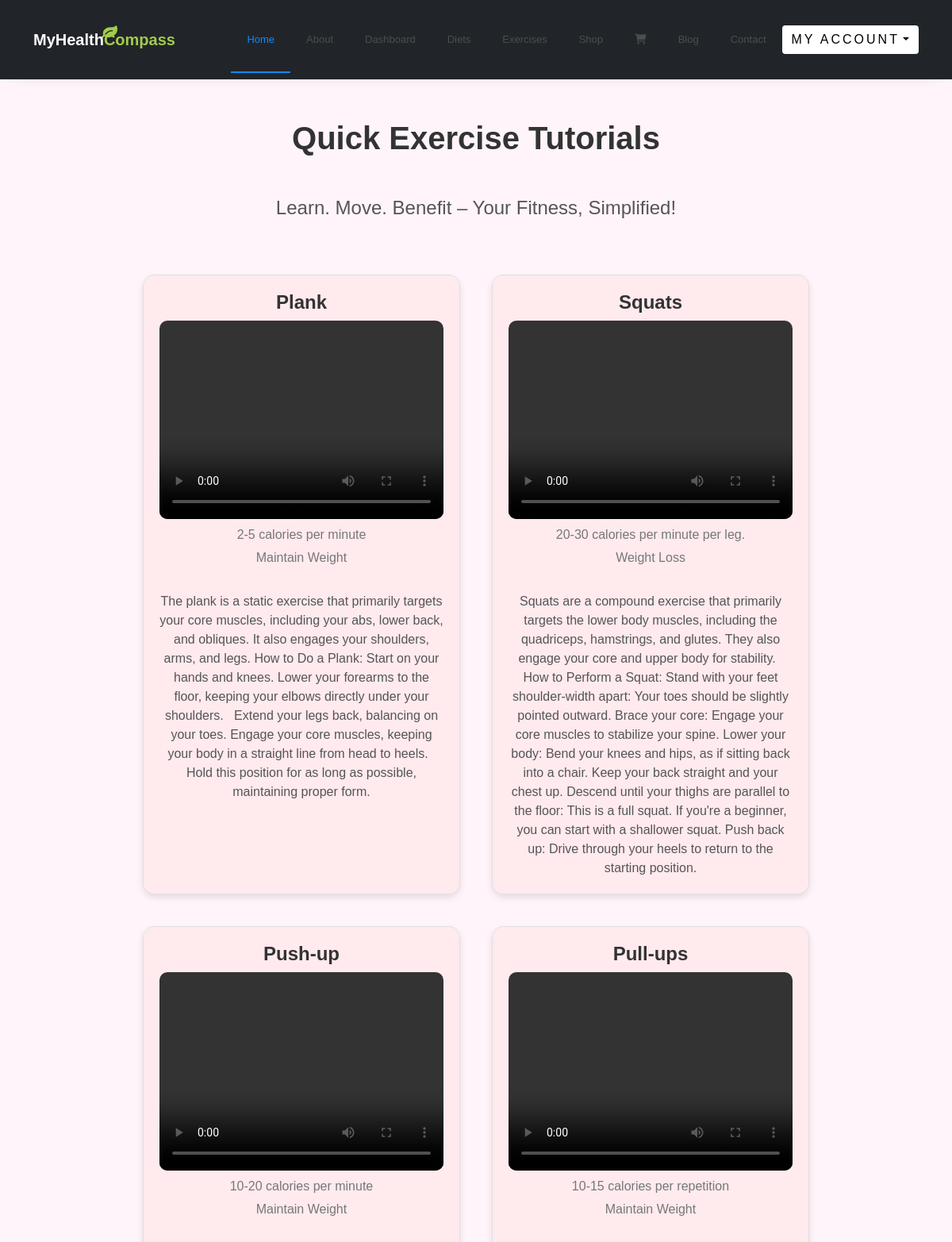
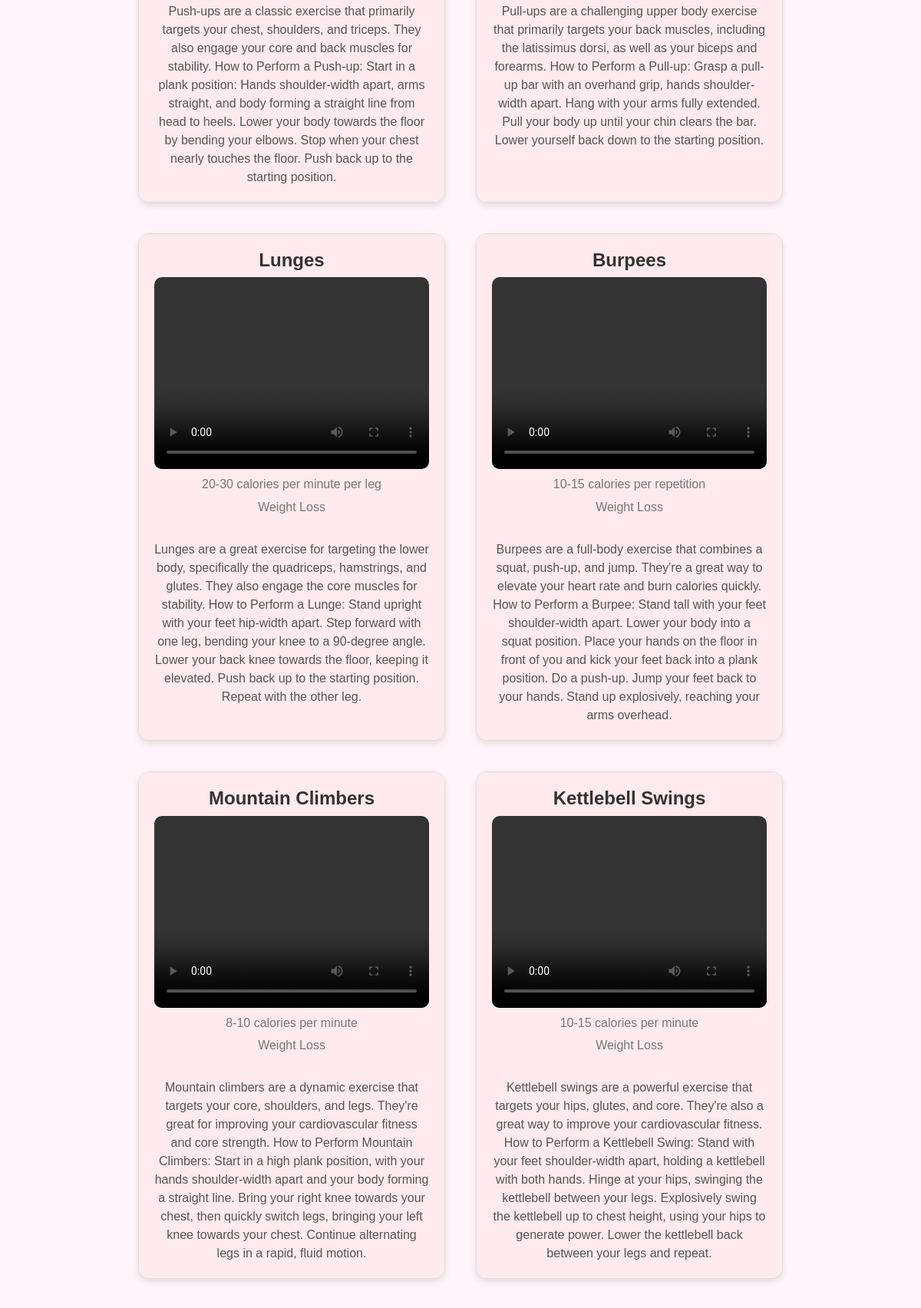
The page /WebApp/ExerciseTutorials/ (upper part) on the database its author committed (2 pictures, top to bottom).
### HealthApp/models.py (models this page shows)
class videoDb(models.Model):
  Objective1=models.CharField(max_length=100, null=True, blank=True)
  caption=models.CharField(max_length=100,null=True,blank=True)
  video=models.FileField(upload_to="video/%y")
  calorie=models.CharField(max_length=100,null=True,blank=True)
  EDescription = models.TextField(max_length=200, null=True, blank=True)

### WebApp/views.py (the view)
# urls.py: path('ExerciseTutorials/',views.ExerciseTutorials,name='ExerciseTutorials'),
def ExerciseTutorials(re):
    Tutorial=videoDb.objects.all()
    return render(re,'ExerciseTutorials.html',{'Tutorial':Tutorial})

### WebApp/templates/ExerciseTutorials.html (shortened to what this page needs)
<!DOCTYPE html>
{% extends 'Home.html' %}
{% load static %}
{% block content %}
<html lang="en">
<head>
    <link href="https://cdn.jsdelivr.net/npm/bootstrap@5.1.0/dist/css/bootstrap.min.css" rel="stylesheet">
</head>
<body>
    <nav class="navbar navbar-expand-lg navbar-dark ftco_navbar bg-dark ftco-navbar-light" id="ftco-navbar">
		<div class="container">
			<a class="navbar-brand" href="{% url 'Home' %}">MyHealth<span>Compass<i class="fa fa-leaf"></i></span></a>
			<div class="collapse navbar-collapse" id="ftco-nav">
				<ul class="navbar-nav ml-auto">
					<li class="nav-item active"><a href="{% url 'Home' %}" class="nav-link">Home</a></li>
					<li class="nav-item"><a href="{%url 'About' %}" class="nav-link">About</a></li>
					<li class="nav-item"><a href="{% url 'Dashboard' %}" class="nav-link">Dashboard</a></li>
					<li class="nav-item"><a href="{% url 'DietIntro' %}" class="nav-link">Diets</a></li>
					<li class="nav-item"><a href="{% url 'IntroExercise' %}" class="nav-link">Exercises</a></li>
					<li class="nav-item"><a href="{% url 'ShopCategory' %}" class="nav-link">Shop</a></li>
					<li class="nav-item">
						<a href="{% url 'CartPage' %}" class="nav-link">
							<i class="fa-solid fa-cart-shopping"></i>
						</a>
					</li>
					<li class="nav-item"><a href="{% url 'Blog' %}" class="nav-link">Blog</a></li>
					<li class="nav-item"><a href="{% url 'Contact' %}" class="nav-link">Contact</a></li>
				</ul>
			</div>
			{% if request.session.name %}
			<div class="dropdown">
				<button class="btn btn-secondary dropdown-toggle" type="button" data-bs-toggle="dropdown"
					aria-expanded="false"
					style="background-color:#FFFFFF;color:#000000;outline: none; border: none;">Welcome
					{{request.session.name}}</button>
				<ul class="dropdown-menu">
					<li><a class="dropdown-item" href="{% url 'UserLogout' %}">Logout</a></li>
				</ul>
			</div>
			{% else %}
			<div class="dropdown">
				<button class="btn btn-secondary dropdown-toggle" type="button" data-bs-toggle="dropdown"
					aria-expanded="false" style="background-color:#FFFFFF;color:#000000;outline: none; border: none;">My
					Account</button>
			</div>
			{% endif %}
		</div>
	</nav>
    <h2>Quick Exercise Tutorials</h2>
    <h4>Learn. Move. Benefit – Your Fitness, Simplified!</h4>
    <div class="card-container">
        {% for i in Tutorial %}
        <div class="card" >
            <div class="card-body" >
                <h5>{{ i.caption }}</h5>
                <video class="embed-responsive embed-responsive-16by9" controls>
                    <source src="{{ i.video.url }}" type="video/mp4">
                </video>
                <h6>{{ i.calorie }}</h6>
                <h6>{{ i.Objective1 }}</h6><br>
                <p class="card-text">{{ i.EDescription }}</p>
            </div>
        </div>
        {% endfor %}
    </div>
</body>
</html>
{% endblock %}

### WebApp/templates/ExerciseTutorials.html (style rules this page uses)
body { background-color: #fff4fa; font-family: Arial, sans-serif; }
.navbar { background-color: #343a40; }
h2, h4 { text-align: center; margin-top: 50px; color: #333; }
h2 { font-size: 2.5rem; font-weight: bold; }
h4 { font-size: 1.5rem; font-weight: normal; color: #555; }
.card-container { display: flex; flex-wrap: wrap; justify-content: center; margin-top: 50px; }
.card { width: 100%; max-width: 400px; margin: 20px; border-radius: 15px; overflow: hidden; box-shadow: 0 4px 8px rgba(0, 0, 0, 0.1); transition: transform 0.3s ease, box-shadow 0.3s ease; }
.card-body { background-color: #ffeaee; padding: 20px; text-align: center; }
.card-body h5 { font-size: 1.5rem; font-weight: bold; color: #333; }
.card-body h6 { font-size: 1rem; color: #777; margin: 10px 0; }
.card-body p { font-size: 1rem; color: #555; margin-bottom: 20px; }
.card-body video { width: 100%; max-width: 400px; height: 250px; margin: 0 auto; border-radius: 10px; }

### rows shown on the page
videoDb: caption "Plank", calorie "2-5 calories per minute", Objective1 "Maintain Weight", EDescription "The plank is a static exercise that primarily targets your core muscles, including your abs, lower back, and obliques. It also engages your shoulders, arms, and legs. How to Do a Plank: Start on your hands and knees. Lower your forearms to the floor, keeping your elbows directly under your shoulders. Extend your legs back, balancing on your toes. Engage your core muscles, keeping your body in a straight line from head to heels. Hold this position for as long as possible, maintaining proper form."
videoDb: caption "Squats", calorie "20-30 calories per minute per leg.", Objective1 "Weight Loss", EDescription "Squats are a compound exercise that primarily targets the lower body muscles, including the quadriceps, hamstrings, and glutes. They also engage your core and upper body for stability. How to Perform a Squat: Stand with your feet shoulder-width apart: Your toes should be slightly pointed outward. Brace your core: Engage your core muscles to stabilize your spine. Lower your body: Bend your knees and hips, as if sitting back into a chair. Keep your back straight and your chest up. Descend until your thighs are parallel to the floor: This is a full squat. If you're a beginner, you can start with a shallower squat. Push back up: Drive through your heels to return to the starting position."
videoDb: caption "Push-up", calorie "10-20 calories per minute", Objective1 "Maintain Weight", EDescription "Push-ups are a classic exercise that primarily targets your chest, shoulders, and triceps. They also engage your core and back muscles for stability. How to Perform a Push-up: Start in a plank position: Hands shoulder-width apart, arms straight, and body forming a straight line from head to heels. Lower your body towards the floor by bending your elbows. Stop when your chest nearly touches the floor. Push back up to the starting position."
videoDb: caption "Pull-ups", calorie "10-15 calories per repetition", Objective1 "Maintain Weight", EDescription "Pull-ups are a challenging upper body exercise that primarily targets your back muscles, including the latissimus dorsi, as well as your biceps and forearms. How to Perform a Pull-up: Grasp a pull-up bar with an overhand grip, hands shoulder-width apart. Hang with your arms fully extended. Pull your body up until your chin clears the bar. Lower yourself back down to the starting position."
videoDb: caption "Lunges", calorie "20-30 calories per minute per leg", Objective1 "Weight Loss", EDescription "Lunges are a great exercise for targeting the lower body, specifically the quadriceps, hamstrings, and glutes. They also engage the core muscles for stability. How to Perform a Lunge: Stand upright with your feet hip-width apart. Step forward with one leg, bending your knee to a 90-degree angle. Lower your back knee towards the floor, keeping it elevated. Push back up to the starting position. Repeat with the other leg."
videoDb: caption "Burpees", calorie "10-15 calories per repetition", Objective1 "Weight Loss", EDescription "Burpees are a full-body exercise that combines a squat, push-up, and jump. They're a great way to elevate your heart rate and burn calories quickly. How to Perform a Burpee: Stand tall with your feet shoulder-width apart. Lower your body into a squat position. Place your hands on the floor in front of you and kick your feet back into a plank position. Do a push-up. Jump your feet back to your hands. Stand up explosively, reaching your arms overhead."
videoDb: caption "Mountain Climbers", calorie "8-10 calories per minute", Objective1 "Weight Loss", EDescription "Mountain climbers are a dynamic exercise that targets your core, shoulders, and legs. They're great for improving your cardiovascular fitness and core strength. How to Perform Mountain Climbers: Start in a high plank position, with your hands shoulder-width apart and your body forming a straight line. Bring your right knee towards your chest, then quickly switch legs, bringing your left knee towards your chest. Continue alternating legs in a rapid, fluid motion."
videoDb: caption "Kettlebell Swings", calorie "10-15 calories per minute", Objective1 "Weight Loss", EDescription "Kettlebell swings are a powerful exercise that targets your hips, glutes, and core. They're also a great way to improve your cardiovascular fitness. How to Perform a Kettlebell Swing: Stand with your feet shoulder-width apart, holding a kettlebell with both hands. Hinge at your hips, swinging the kettlebell between your legs. Explosively swing the kettlebell up to chest height, using your hips to generate power. Lower the kettlebell back between your legs and repeat."
